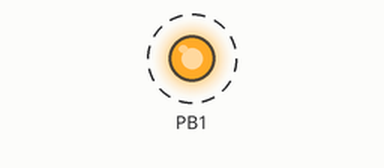
Recording of a program running on a simulated ATmega328P, built with avr-gcc and emulated at 16 MHz. On the bench: output pins drawn as LEDs (lit = HIGH). Dashed ring = blinking. What the program prints to the serial monitor is not drawn.

Above: at 0.05 s.
Timing chart, 0 to 3.0 s (numbered marks = the images above):
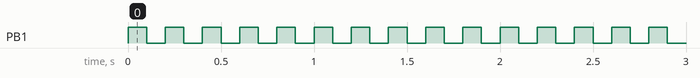

Measured:
- by itself, PB1: alternates HIGH for 0.10 s and LOW for 0.10 s

The program:

main.c
```c
#define F_CPU 16000000UL

#include <avr/io.h>
#include <util/delay.h>
#include <avr/interrupt.h>
#include "libuart.h"

volatile unsigned char receivedByte;

char success = 0;

int main()
{
  DDRB |= 1 << PINB1;


  // 1. baud rate
  // 2. async dub speed
  // 3. data bit size
  // 4. parity
  // 5. stop bits
  // 6. Usart interupt
  initialize_uart(9600, 0, 8, NONE, 1, TRUE);

  sei();

  while(1)
  {
    PORTB ^= 1 << PINB1;
    //uart_send(0b01100001);
    //uart_send(0b10000110);
    uart_send('b');
    //uart_send(0b01010101);
    if(success)
      _delay_ms(10);
    else
      _delay_ms(100);
  }
}


ISR(USART0_RX_VECT){

  receivedByte=  UDR0;

  success = 1;
  //PORTB ^= 1 << PINB1;


}
```

libuart.h
```c
#ifndef uart
#define uart

#include <math.h>
#include <avr/io.h>

#define EVEN 1
#define ODD 0
#define NONE 2

#define TRUE 1
#define FALSE 0

unsigned char uart_receive(void){

  while(! (UCSR0A & (1 << RXC0)));
  return UDR0;

}

void uart_send(unsigned char data){

  while(! (UCSR0A & (1 << UDRE0)));
  UDR0 = data;

}

void initialize_uart(int baud, char async_dub_speed, char bit_data_size, char par, char stop_bits, char usart_interupt_enb){

  uint16_t ubbr_val = lrint( (F_CPU / (16L * baud)) - 1);

  if(async_dub_speed)
    UCSR0A = (1 << U2X0);

  if(usart_interupt_enb) UCSR0B |= (1 << RXCIE0);

  // U
  UBRR0H = (unsigned char) (ubbr_val >> 8);
  UBRR0L = (unsigned char) ubbr_val;
  UCSR0B = (1 << RXEN0) | (1 << TXEN0);

  if(stop_bits == 2)
    UCSR0C |= (1 << USBS0);


  if(par == EVEN){
    UCSR0C |= (1 << UPM01);
  }else if (par == ODD){
    UCSR0C |= (3 << UPM00);
  }


  if(bit_data_size == 6){
    UCSR0C |= (1 << UCSZ00); // 6 bit data length
  }else if(bit_data_size == 7){
    UCSR0C |= (2 << UCSZ00); // 7 bit data length
  }else if(bit_data_size == 8){
    UCSR0C |= (3 << UCSZ00); // 8 bit data length
  }else if(bit_data_size == 9){
    UCSR0C |= (7 << UCSZ00); // 9 bit data length
  }


}

#endif
```
